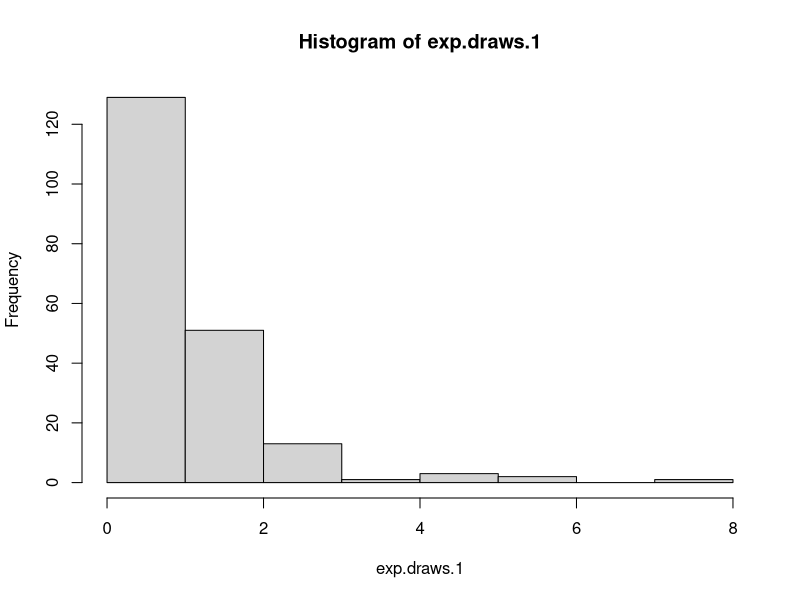
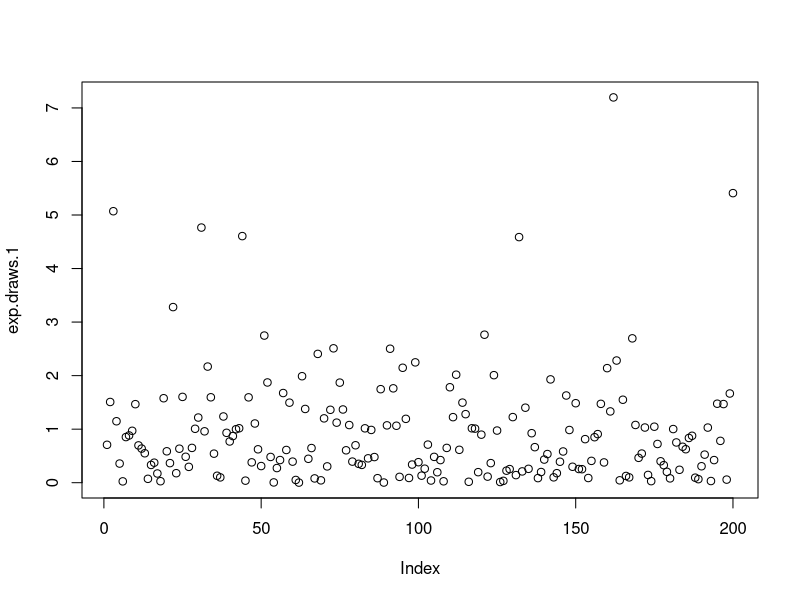
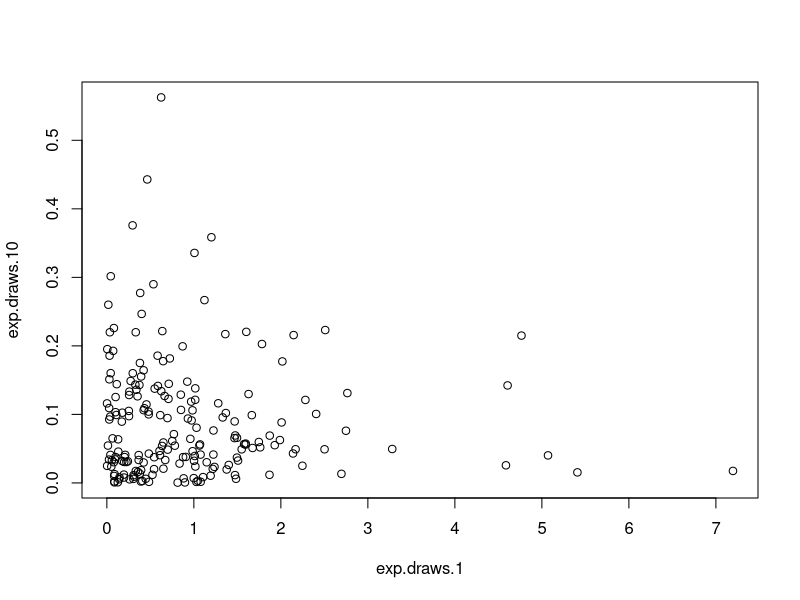
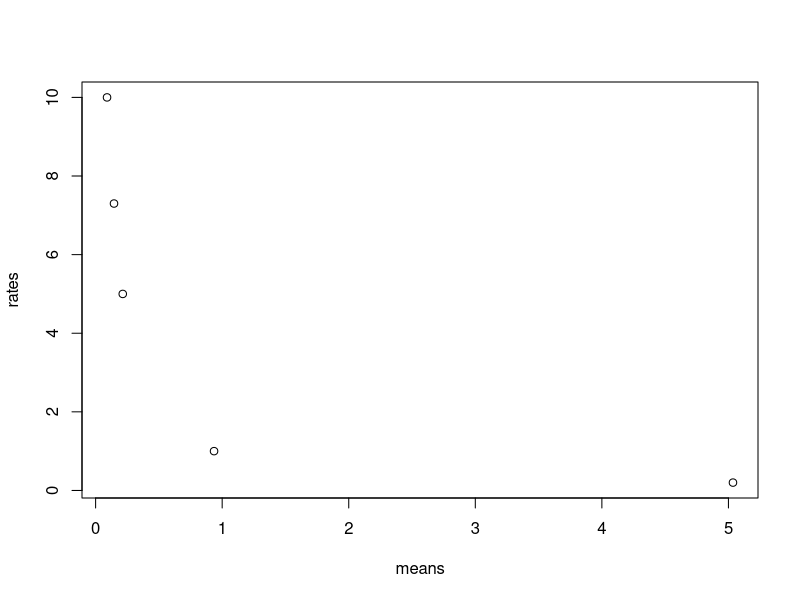
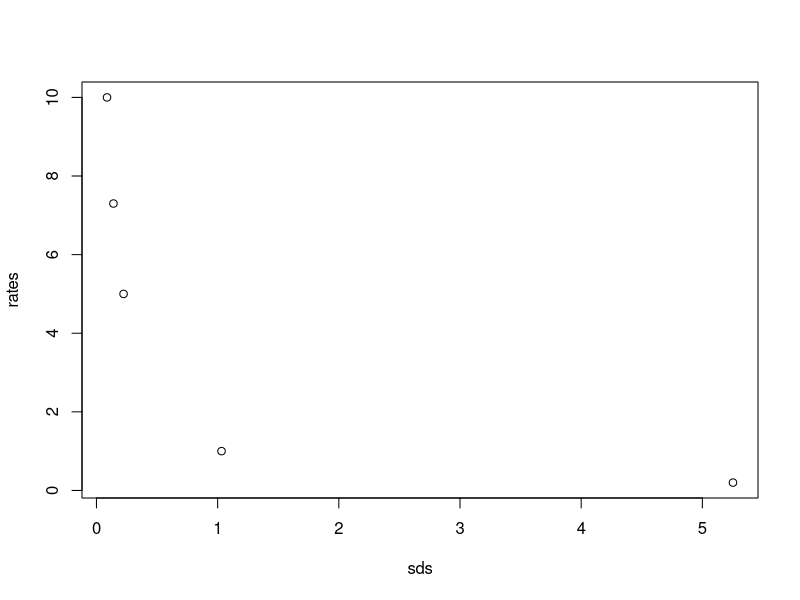
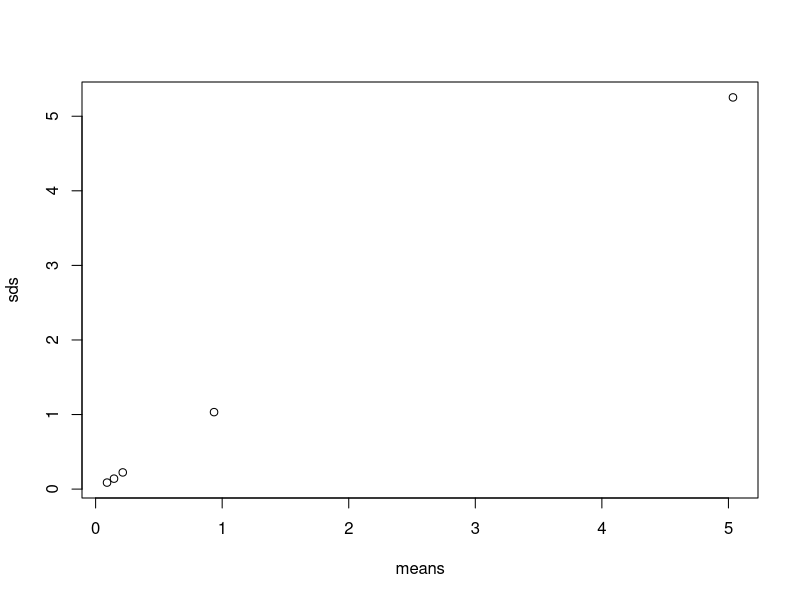
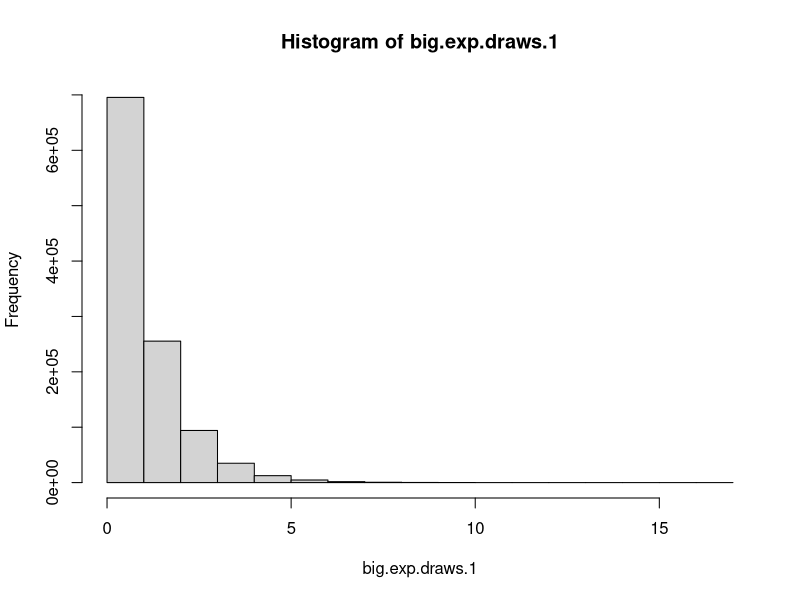
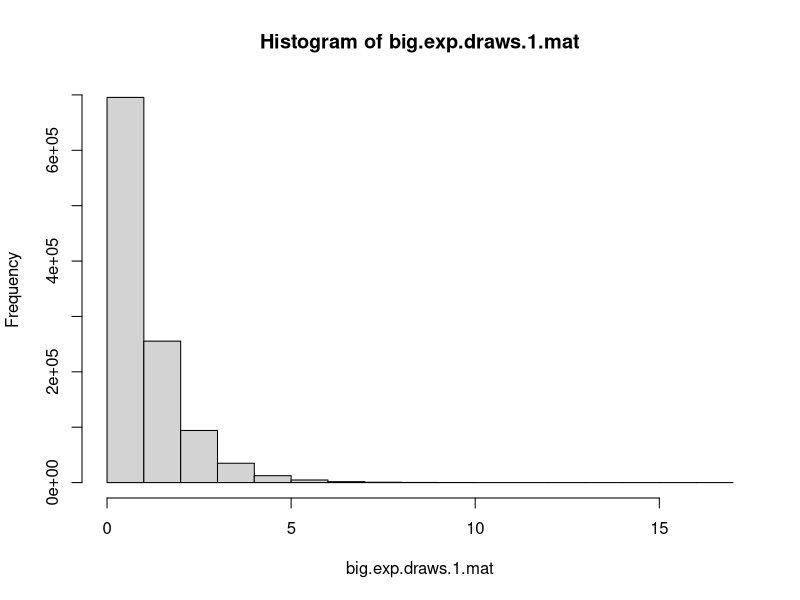

These charts were generated, in order, by the following R code:
## ---- chunk 1
#This vector holds 200 random values from the standard exponential distribution.
exp.draws.1 <- rexp(n = 200)
#This is the calculation of the mean and standard deviation of the just created vector.
mean(exp.draws.1)
sd(exp.draws.1)
## ---- chunk 2
#The following vectors hold 200 random values from the exponential distribution with varying rate, with their means and standard deviations calculated.

#With rate = 0.2
exp.draws.0.2 <- rexp(n = 200, rate = 0.2)
mean(exp.draws.0.2)
sd(exp.draws.0.2)

#With rate = 5
exp.draws.5 <- rexp(n = 200, rate = 5)
mean(exp.draws.5)
sd(exp.draws.5)

#With rate 7.3
exp.draws.7.3 <- rexp(n = 200, rate = 7.3)
mean(exp.draws.7.3)
sd(exp.draws.7.3)

#With rate 10
exp.draws.10 <- rexp(n = 200, rate = 10)
mean(exp.draws.10)
sd(exp.draws.10)
## ---- chunk 3
# Histogram of results from the generated random values from the standard exponential distribution.
hist(exp.draws.1)
## ---- chunk 4
#Plot of the generated random values from the standard exponential distribution.
plot(exp.draws.1)
## ---- chunk 5
plot(exp.draws.1, exp.draws.10)
## ---- chunk 6
#This vector contains the values for the rates used to generate the random values.
rates <- c(1, 0.2, 5, 7.3, 10)
#This vector contains the means of the five sets of simulated values.
means <- c(mean(exp.draws.1), mean(exp.draws.0.2), mean(exp.draws.5), mean(exp.draws.7.3), mean(exp.draws.10))
#This vector contains the standard deviations of the five sets of simulated values.
sds <- c(sd(exp.draws.1), sd(exp.draws.0.2), sd(exp.draws.5), sd(exp.draws.7.3), sd(exp.draws.10))
#This is a plot of the five means versus the five rates used to generate the values.
plot(means, rates)
## ---- chunk 7
#This is a plot of the standard deviations versus the rates.
plot(sds, rates)
## ---- chunk 8
#This is a plot of the means versus the standard deviations.
plot(means, sds)
## ---- chunk 9
#This vector contains 1.1 million values generated from the standard exponential distribution. The mean and standard deviation are then calculated.
big.exp.draws.1 <- rexp(n = 1100000)
mean(big.exp.draws.1)
sd(big.exp.draws.1)
## ---- chunk 10
#This is a histogram of the vector of values generated in the previous part of this problem.
hist(big.exp.draws.1)
## ---- chunk 11
#This vector selects only the generated values that are greater than 1, then the mean is calculated.
big.exp.draws.1.greater <- big.exp.draws.1[big.exp.draws.1 > 1]
mean(big.exp.draws.1.greater)
## ---- chunk 12
#This matrix contains the simulated data, and stores it in 1100 rows and 1000 columns. A histogram is then generated from the matrix data.
big.exp.draws.1.mat <- matrix(big.exp.draws.1, nrow = 1100, ncol = 1000)
hist(big.exp.draws.1.mat)
## ---- chunk 13
#The mean of the 371st column of the previous generated matrix is calculated.
mean(big.exp.draws.1.mat[, 371])
## ---- chunk 14
#This vector contains the means of each column in the previously generated matrix.
column.means <- colMeans(big.exp.draws.1.mat)
#Histogram of the column means.
hist(column.means)
